Frame 1 (no input): blank canvas, image omitted
Frame 60 (the mouse pressed at the canvas centre just before this capture): blank canvas, image omitted
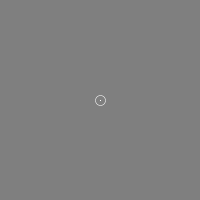
Frame 120 (the mouse held since frame 60 and released just before this capture)

The Processing sketch whose frames 1 and 60 were blank and that drew this single picture after the mouse press (run headless with seeded random() and noise(); from frame 60 on, the mouse is pressed at the canvas centre):

// Processing sketch: contrainte_souris
// ── contrainte_souris.pde
// renaud.jean-francois(arobas)uqam(point)ca
// Syntaxe Processing version 3.2.1
// samedi, 10 septembre 2016

// Les informations ci-dessous peuvent s’avérer utile dans les processus de lecture des pixels.
// On cherche à éviter l’erreur d’une lecture d’index en dehors de la taille du tableau,
// celui contenant l’image importée, l’image virtuelle créée ou les pixels du sketch.

int posX, posY;
boolean sourisAuDessusSketch = false;

void setup() {
  size(200, 200);
  background(127);
  noFill();
  stroke(255);
  strokeWeight(0.5);
  //noCursor();
  println(posX+", "+posY); // Notez les valeurs de 0 par défaut, sans initialisation
}

void draw() {
  background(127);

  if (sourisAuDessusSketch) {
    set(posX, posY, color(255));
    ellipse(posX, posY, 10, 10);
  }
}



void mousePressed() {
  // S’applique une seule fois, au moment du clic enfoncé.
  posX = constrain(mouseX, 0, width-1);
  posY = constrain(mouseY, 0, height-1);
  sourisAuDessusSketch = true;
  println(posX+", "+posY);
}

void mouseMoved() {
  // S’applique sans avoir besoin de cliquer, du moment que la souris est en déplacement.
  // Interruption de l’action si la souris est immobile, ou qu’elle est en dehors du sketch.
}

void mouseDragged() {
  // S’applique lors du cliquer-glisser
  
  // La simple lecture de la position de la souris
  //posX = mouseX;
  //posY = mouseY;

  // La même lecture, mais contrainte dans l’espace du sketch
  // *** Usage recommandé ***
  posX = constrain(mouseX, 0, width-1);
  posY = constrain(mouseY, 0, height-1);

  // Preuve que la souris envoi toujours des valeurs en dehors de la surface du sketch
  if ((mouseX>=width)||(mouseX<0)||(mouseY>=height)||(mouseY<0)) {
    println("Allo Houston, on a un problème");
    sourisAuDessusSketch = false;
  } else {
    sourisAuDessusSketch = true;
  }
}

void mouseReleased() {
  // S’applique tant à l’intérieur qu’à l’extérieur du sketch.
}
